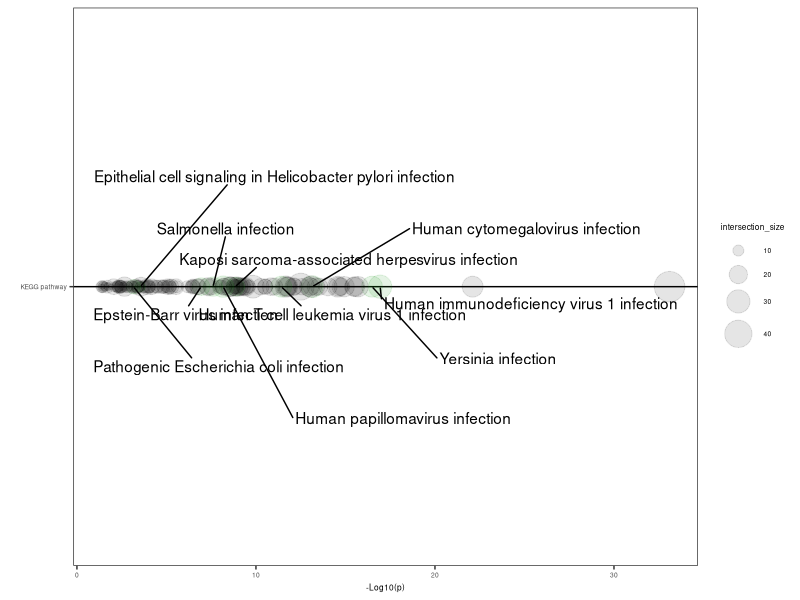

Write R code to recreate this figure.
library(ggplot2)
library(tidyverse)
library(stringr)
library(ggrepel)

rm(list = ls())

df <- read.csv("gProfiler_output.csv")

df <- subset(df, source == "KEGG")

df <- df %>% rowwise() %>%
  mutate(label = ifelse(str_detect(term_name, "infection|Infection"), term_name, NA),
         coloring = ifelse(str_detect(term_name, "infection|Infection"), "#009100", "black"))

p <- ggplot(df, aes(y = negative_log10_of_adjusted_p_value, x = "KEGG pathway")) +
  geom_vline(xintercept = "KEGG pathway") +
  geom_point(mapping = aes(size = intersection_size, color = coloring), color = df$coloring, alpha = 0.1) +
  coord_flip() +
  xlab("") +
  ylab("-Log10(p)") +
  geom_text_repel(label = df$label, max.overlaps = Inf, box.padding = 1)

p + theme_bw() +
  theme(panel.grid = element_blank(),
        text = element_text(size = 6)) +
  scale_size_continuous(range = c(0.05,10))

ggsave("Infection_enrichment.pdf", width = 140, height = 40, units = "mm")